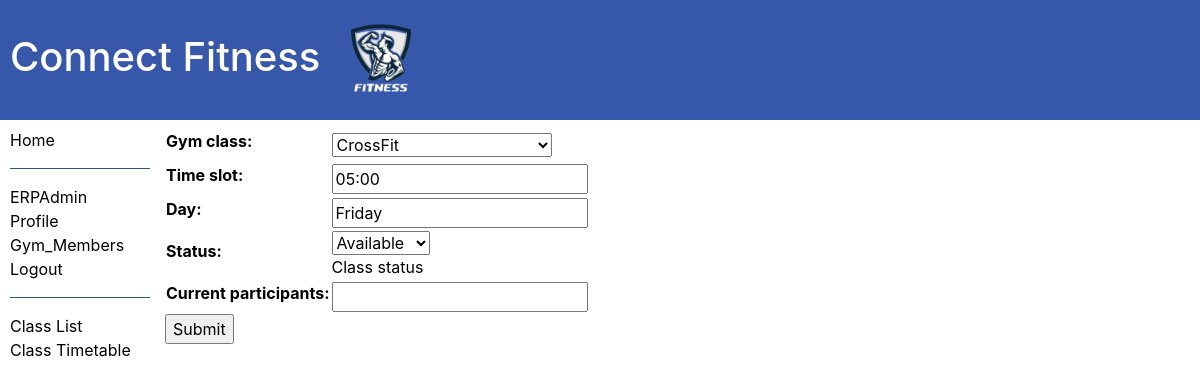
The app's page /ERP/timetable_class/31/update (signed in), older data.
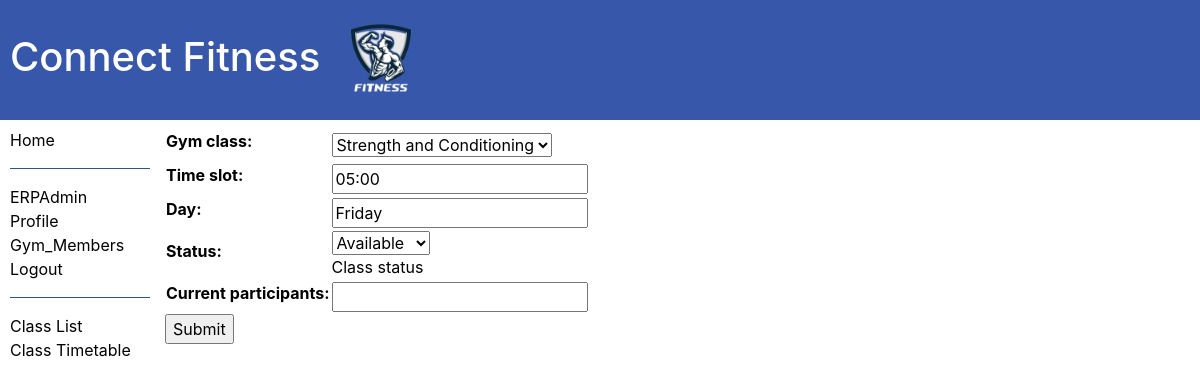
The same page, newer data.
### ERP/models.py (models this page shows, shortened)
class timetable_class_instance(models.Model):
    gym_class = models.ForeignKey('Gym_class', on_delete=models.RESTRICT, null=True, blank = True)
    time_slot = models.CharField(max_length=5, null=True, blank=True)
    day = models.CharField(max_length = 10,null=True, blank = True)
    Class_status =(
        ("a", "Available"),
        ("c", "Cancelled"),
        ("h", "On Hold"),
    )
    status = models.CharField(max_length=1,choices=Class_status,blank=False,
                              default="a", help_text="Class status")
    current_participants = models.CharField(max_length = 2, null = True, blank = True)
    class Meta:
        ordering = ['time_slot', 'day']

### ERP/views.py (the view)
# urls.py: path("timetable_class/<int:pk>/update", views.timetable_class_instace_update.as_view(), name="update_timetable_class"),
class timetable_class_instace_update(StaffUserRequiredMixin, generic.UpdateView):
    model = timetable_class_instance
    fields = "__all__"
    template_name= "update_timetable_class.html"
    success_url = reverse_lazy('timetable')

### ERP/models.py (called while the page is built)
    def __str__(self):
        return self.title

### ERP/views.py (called while the page is built)
    @classmethod
    def as_view(cls, **kwargs):
        view = super().as_view(**kwargs)
        return user_passes_test(lambda u: u.is_staff)(view)

### ERP/templates/update_timetable_class.html (shortened to what this page needs)
{% extends "base_generic.html" %}
{% block content %}
<form action="" method="post">
  <table>
    {{ form.as_table }}
  </table>
  <input type="submit" value="Submit" />
</form>
{% endblock %}

Row changes from the older to the newer data that the page shows:
changed timetable_class_instance "Friday": gym_class "CrossFit" → "Strength and Conditioning"
